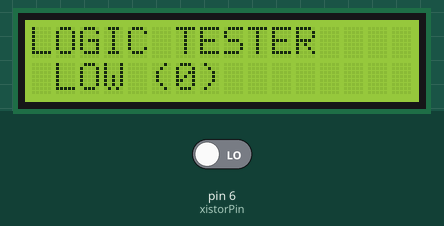
A sketch run on a simulated Arduino Uno, built with avr-gcc and run on an emulated ATmega328P. Shown: 16×2 character LCD. Inputs (shaded band) come from the test bench; at power-on: pin 6 (xistorPin) LOW.

Above: at 1.2 s.
1.3 s: pin 6 (xistorPin) driven HIGH
At 2.1 s:
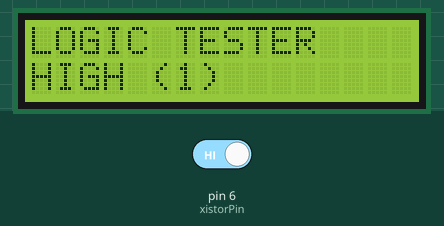
2.8 s: pin 6 (xistorPin) driven LOW
At 3.2 s:
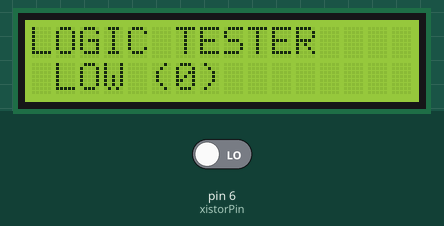
Timing chart, 0 to 5.8 s (numbered marks = the images above; inputs shaded):
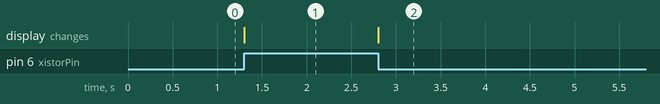

Measured:
- after the input at 1.3 s, the display: changes at once (image 1)
- after the input at 2.8 s, the display: changes at once (image 2)

The sketch:

Logic_Tester_with_LCD_sketch.ino
```cpp
/*
Logic Tester
LCD displays "HIGH (1)" when digital circuit signal is +5V. A "LOW (0)"
is displayed when digital circuit signal is OV.
27 April 2013
Don Wilcher
*/
// include the LCD library code:

#include <LiquidCrystal.h>
// set up pins on Arduino for LCD and transistor lead:
LiquidCrystal lcd(12,11,5,4,3,2);
int xistorPin = 6;
int digitalStatus = 0; // variable for reading the digital circuit state

// initialize the transistor pin as an input and set up the LCD's number
// of columns and rows:

void setup() {
lcd.begin(16,2);
lcd.setCursor(0,0);
lcd.print("LOGIC TESTER");
pinMode(xistorPin, INPUT);
}

void loop() {
// check if digital signal is HIGH or LOW:
digitalStatus = digitalRead(xistorPin);
if (digitalStatus == HIGH) {
// if digital circuit signal is +5V, display HIGH (1):
lcd.setCursor(0,1);
lcd.print("HIGH (1) "); // display HIGH (1)
}
else {
// if digital circuit signal is 0V, display LOW (0):
lcd.setCursor(0,1);
lcd.print(" LOW (0) ");
}
}
```
